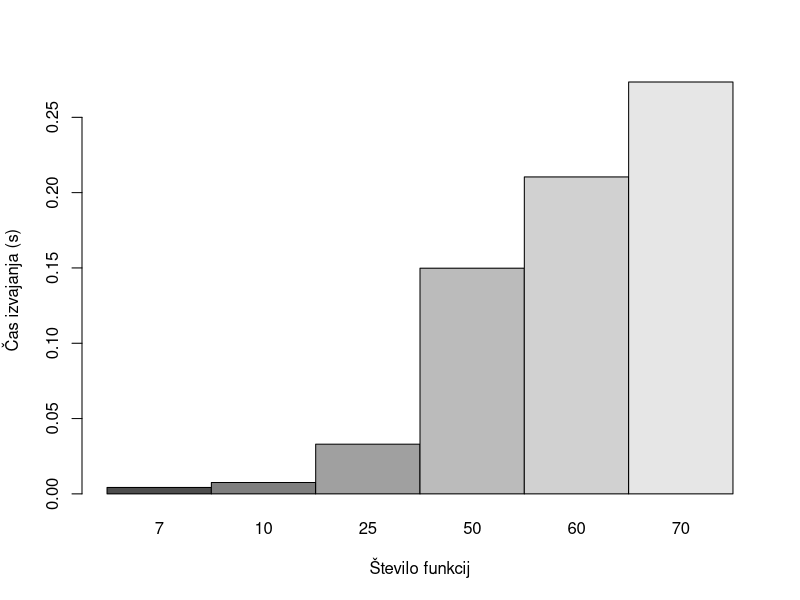

Write the R code that produced this figure.
# Časi v odvisnosti od n

##############################################################################
#n=7
#m = 7
#[0, 1] interval
#vsota_trikotnih_funkcij(seznam_funkcij, seznam_tock, 7)
#[0.5210596036228718,
#[<__main__.TrikotnaFunkcija object at 0x7f5251064130>,
# <__main__.TrikotnaFunkcija object at 0x7f5251064820>,
# <__main__.TrikotnaFunkcija object at 0x7f5251064d00>,
# <__main__.TrikotnaFunkcija object at 0x7f5251064280>]]

casin7 = list(n7 = c(0.005042076110839844,
                     0.004319429397583008,
                     0.004064321517944336,
                     0.003951549530029297,
                     0.003922700881958008,
                     0.004418373107910156,
                     0.004172563552856445))
##############################################################################

##############################################################################
#n = 10
#m = 7
#[0, 1] interval
#vsota_trikotnih_funkcij(seznam_funkcij, seznam_tock, 7)
#[0.8983201062014137,
#[<__main__.TrikotnaFunkcija object at 0x7f5251064c10>,
# <__main__.TrikotnaFunkcija object at 0x7f525107a0a0>,
# <__main__.TrikotnaFunkcija object at 0x7f525107a8e0>,
# <__main__.TrikotnaFunkcija object at 0x7f525107a790>]]

casin10 = list(n10 = c(0.0049054622650146484,
                       0.0036475658416748047,
                       0.0035495758056640625,
                       0.003287076950073242,
                       0.003719329833984375,
                       0.03382754325866699,
                       0.005476236343383789,
                       0.005677700042724609,
                       0.005655765533447266,
                       0.005869865417480469))
##############################################################################

##############################################################################
#n = 25
#m = 7
#[0, 1] interval
#vsota_trikotnih_funkcij(seznam_funkcij, seznam_tock, 7)
#[1.8123298355787427,
#[<__main__.TrikotnaFunkcija object at 0x7f5250973790>,
# <__main__.TrikotnaFunkcija object at 0x7f52509739a0>,
# <__main__.TrikotnaFunkcija object at 0x7f525099a1c0>]]

casin25 = list(n25 = c(0.026467561721801758,
                       0.07643818855285645,
                       0.013750553131103516,
                       0.011799335479736328,
                       0.01560664176940918,
                       0.06565308570861816,
                       0.010956048965454102,
                       0.011335611343383789,
                       0.0727386474609375,
                       0.017356395721435547,
                       0.015182256698608398,
                       0.07512784004211426,
                       0.029271841049194336,
                       0.013543367385864258,
                       0.05379819869995117,
                       0.021323442459106445,
                       0.024001359939575195,
                       0.05675911903381348,
                       0.019748210906982422,
                       0.07135987281799316,
                       0.016749143600463867,
                       0.013103961944580078,
                       0.06728744506835938,
                       0.01341557502746582,
                       0.012588977813720703))
##############################################################################

##############################################################################
#n = 50
#m = 7
#[0, 1] interval
#vsota_trikotnih_funkcij(seznam_funkcij, seznam_tock, 7)
#[0.004406483891298052,
#[<__main__.TrikotnaFunkcija object at 0x7fa69b3a2460>,
# <__main__.TrikotnaFunkcija object at 0x7fa69b3598b0>,
# <__main__.TrikotnaFunkcija object at 0x7fa69b34e0d0>,
# <__main__.TrikotnaFunkcija object at 0x7fa69b34fc40>,
# <__main__.TrikotnaFunkcija object at 0x7fa69b34fdc0>,
# <__main__.TrikotnaFunkcija object at 0x7fa69b351850>,
# <__main__.TrikotnaFunkcija object at 0x7fa69b351b80>,
# <__main__.TrikotnaFunkcija object at 0x7fa69b351d30>]]

casin50 = list(n50 = c(0.07880544662475586,
                       0.10744309425354004,
                       0.26769232749938965,
                       0.22877287864685059,
                       0.18607592582702637,
                       0.11896634101867676,
                       0.16005706787109375,
                       0.13005781173706055,
                       0.17324185371398926,
                       0.12475204467773438,
                       0.11158323287963867,
                       0.1615447998046875,
                       0.12059497833251953,
                       0.11184811592102051,
                       0.10951995849609375,
                       0.15639019012451172,
                       0.110107421875,
                       0.10814690589904785,
                       0.1083993911743164,
                       0.10703372955322266,
                       0.16354656219482422,
                       0.11742687225341797,
                       0.11288070678710938,
                       0.17578697204589844,
                       0.1174764633178711,
                       0.10717654228210449,
                       0.1762683391571045,
                       0.11177730560302734,
                       0.11464142799377441,
                       0.1118307113647461,
                       0.17161870002746582,
                       0.11089563369750977,
                       0.1759033203125,
                       0.13776206970214844,
                       0.1761174201965332,
                       0.10905742645263672,
                       0.10706877708435059,
                       0.10757994651794434,
                       0.10204505920410156,
                       0.17325329780578613,
                       0.38515186309814453,
                       0.404055118560791,
                       0.31873059272766113,
                       0.11849069595336914,
                       0.157365083694458,
                       0.12369561195373535,
                       0.10208487510681152,
                       0.17763900756835938,
                       0.13030171394348145,
                       0.11324024200439453))
##############################################################################

##############################################################################
#n = 60
#m = 7
#[0, 1] interval
#vsota_trikotnih_funkcij(seznam_funkcij, seznam_tock, 7)
# [0.0, [<__main__.TrikotnaFunkcija object at 0x7f162336dcd0>]]

casin60 = list(n60 = c(0.6837484836578369,
                       0.22941327095031738,
                       0.20768094062805176,
                       0.2854762077331543,
                       0.2774968147277832,
                       0.1431586742401123,
                       0.20100045204162598,
                       0.20433616638183594,
                       0.1900937557220459,
                       0.19080877304077148,
                       0.18845129013061523,
                       0.19652533531188965,
                       0.20183682441711426,
                       0.19893312454223633,
                       0.19884395599365234,
                       0.1944417953491211,
                       0.2032318115234375,
                       0.19646477699279785,
                       0.13764238357543945,
                       0.2019650936126709,
                       0.26256227493286133,
                       0.235398530960083,
                       0.2028484344482422,
                       0.19331812858581543,
                       0.18981075286865234,
                       0.18423199653625488,
                       0.20927047729492188,
                       0.2016446590423584,
                       0.19443225860595703,
                       0.1840360164642334,
                       0.2144603729248047,
                       0.2139439582824707,
                       0.20389556884765625,
                       0.18456697463989258,
                       0.19254159927368164,
                       0.19069314002990723,
                       0.20371007919311523,
                       0.2113056182861328,
                       0.20687007904052734,
                       0.18506836891174316,
                       0.1904759407043457,
                       0.2041630744934082,
                       0.1911921501159668,
                       0.14888286590576172,
                       0.1981201171875,
                       0.26010704040527344,
                       0.2266252040863037,
                       0.27860355377197266,
                       0.21016669273376465,
                       0.1901226043701172,
                       0.19405317306518555,
                       0.14037179946899414,
                       0.35680294036865234,
                       0.13662242889404297,
                       0.20020818710327148,
                       0.18978381156921387,
                       0.18961477279663086,
                       0.19556307792663574,
                       0.18635869026184082,
                       0.1422882080078125))
##############################################################################

##############################################################################
#n = 70
#m = 7
#[0, 1] interval
#vsota_trikotnih_funkcij(seznam_funkcij, seznam_tock, 7)
#[0.0, [<__main__.TrikotnaFunkcija object at 0x7fe86d11c580>]]

casin70 = list(n70 = c(0.25098752975463867,
                       0.3733808994293213,
                       0.22546124458312988,
                       0.28357839584350586,
                       0.2975301742553711,
                       0.23321795463562012,
                       0.3078289031982422,
                       0.26448607444763184,
                       0.22444534301757812,
                       0.2913508415222168,
                       0.2823653221130371,
                       0.23186945915222168,
                       0.28069257736206055,
                       0.2783985137939453,
                       0.23237228393554688,
                       0.27825212478637695,
                       0.23095178604125977,
                       0.2687530517578125,
                       0.21966958045959473,
                       0.28164005279541016,
                       0.22368812561035156,
                       0.26639270782470703,
                       0.21698403358459473,
                       0.21610379219055176,
                       0.28076863288879395,
                       0.289731502532959,
                       0.2312004566192627,
                       0.2790651321411133,
                       0.21839332580566406,
                       0.2640254497528076,
                       0.24449968338012695,
                       0.3855400085449219,
                       0.30428028106689453,
                       0.27173328399658203,
                       0.22287940979003906,
                       0.22116732597351074,
                       0.293271541595459,
                       0.3623313903808594,
                       0.2228991985321045,
                       0.8986551761627197,
                       0.2906520366668701,
                       0.2851223945617676,
                       0.2973783016204834,
                       0.21816277503967285,
                       0.2942533493041992,
                       0.2882351875305176,
                       0.22002220153808594,
                       0.3112790584564209,
                       0.3005692958831787,
                       0.29599475860595703,
                       0.29822301864624023,
                       0.2780771255493164,
                       0.29416847229003906,
                       0.22030019760131836,
                       0.22612571716308594,
                       0.28072047233581543,
                       0.28365540504455566,
                       0.22466468811035156,
                       0.2127234935760498,
                       0.26659417152404785,
                       0.22771167755126953,
                       0.2765383720397949,
                       0.2888627052307129,
                       0.2177896499633789,
                       0.2159898281097412,
                       0.2675461769104004,
                       0.21195077896118164,
                       0.28904080390930176,
                       0.22220730781555176,
                       0.28658437728881836))
##############################################################################

#Povprečni časi
casin7 = unlist(casin7)
povprecje7 = sum(casin7)/7

casin10 = unlist(casin10)
povprecje10 = sum(casin10)/10

casin25 = unlist(casin25)
povprecje25 = sum(casin25)/25

casin50 = unlist(casin50)
povprecje50 = sum(casin50)/50

casin60 = unlist(casin60)
povprecje60 = sum(casin60)/60

casin70 = unlist(casin70)
povprecje70 = sum(casin70)/70

tabela = data.frame(povprecje7,povprecje10,povprecje25,povprecje50,povprecje60,povprecje70)
group <- c('7','10','25','50','60','70') 
graf1 = barplot(t(as.matrix(tabela)),beside=TRUE, names.arg = group, xlab = "Število funkcij", ylab = "Čas izvajanja (s)")











